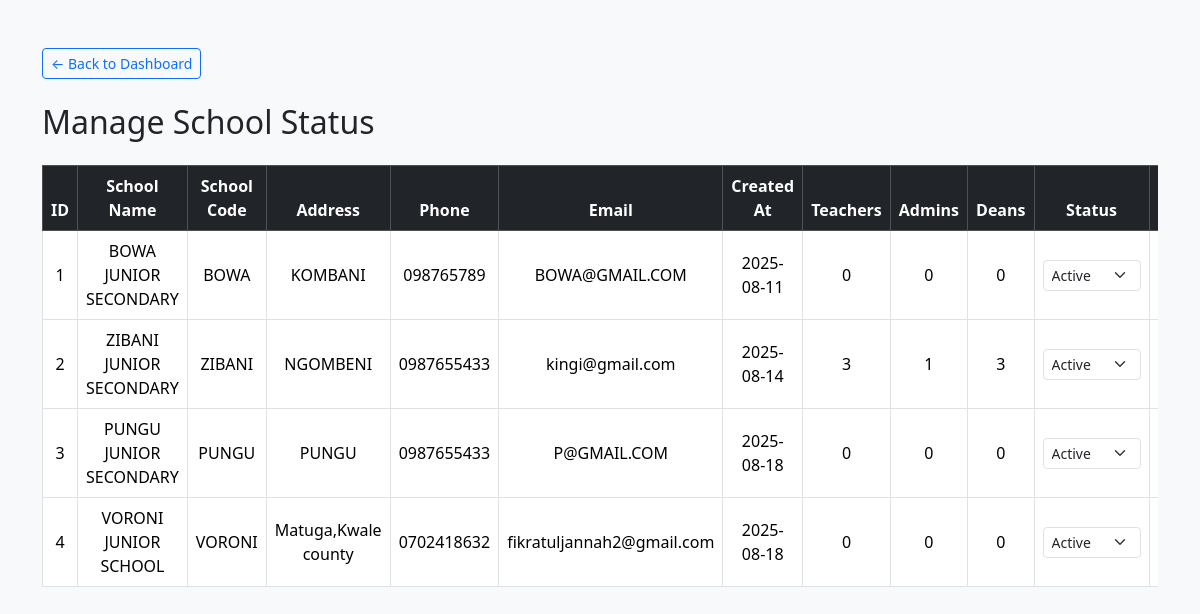
The app's page /manager/manage_schools.php (signed in), older data.
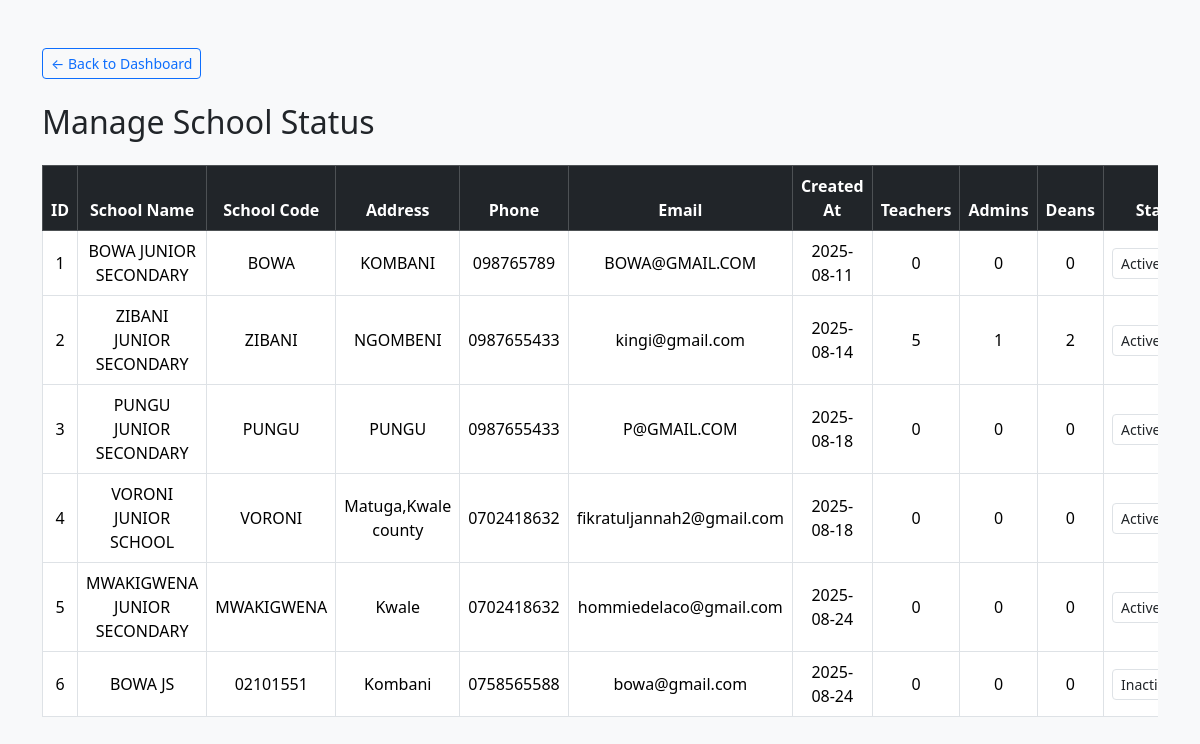
The same page, newer data.
### tables this page shows
CREATE TABLE `school` (
  `id` int(11) NOT NULL,
  `school_name` varchar(100) NOT NULL,
  `school_code` varchar(50) NOT NULL,
  `address` text NOT NULL,
  `phone` varchar(25) NOT NULL,
  `email` varchar(100) NOT NULL,
  `created_at` date NOT NULL DEFAULT current_timestamp(),
  `status` tinyint(1) NOT NULL DEFAULT 1
);

### manager/manage_schools.php (the view, shortened to what this page needs)
<?php
include 'db.php';
$query = "
    SELECT s.id, s.school_name, s.school_code, s.address, s.phone, s.email, s.created_at, s.status,
           SUM(CASE WHEN u.role = 'Teacher' THEN 1 ELSE 0 END) AS teacher_count,
           SUM(CASE WHEN u.role = 'Admin' THEN 1 ELSE 0 END) AS admin_count,
           SUM(CASE WHEN u.role = 'Dean' THEN 1 ELSE 0 END) AS dean_count
    FROM school s
    LEFT JOIN users u ON u.school_id = s.id
    GROUP BY s.id
    ORDER BY s.id ASC
";
$result = $conn->query($query);
$schools = $result->fetch_all(MYSQLI_ASSOC);
?>
<!DOCTYPE html>
<head>
    <link href="https://cdn.jsdelivr.net/npm/bootstrap@5.3.3/dist/css/bootstrap.min.css" rel="stylesheet">
</head>
<body class="bg-light">
<div class="container mt-5">
<a href="dashboard.php" class="btn btn-outline-primary mb-4 btn-sm">
    &larr; Back to Dashboard
</a>
    <h2 class="mb-4">Manage School Status</h2>
    <div class="table-responsive">
        <table class="table table-bordered table-hover align-middle text-center">
            <thead class="table-dark">
                <tr>
                    <th>ID</th>
                    <th>School Name</th>
                    <th>School Code</th>
                    <th>Address</th>
                    <th>Phone</th>
                    <th>Email</th>
                    <th>Created At</th>
                    <th>Teachers</th>
                    <th>Admins</th>
                    <th>Deans</th>
                    <th>Status</th>
                    <th>Update</th>
                </tr>
            </thead>
            <tbody>
            <?php foreach ($schools as $school): ?>
                <tr>
                    <td><?= $school['id'] ?></td>
                    <td><?= htmlspecialchars($school['school_name']) ?></td>
                    <td><?= htmlspecialchars($school['school_code']) ?></td>
                    <td><?= htmlspecialchars($school['address']) ?></td>
                    <td><?= htmlspecialchars($school['phone']) ?></td>
                    <td><?= htmlspecialchars($school['email']) ?></td>
                    <td><?= $school['created_at'] ?></td>
                    <td><?= $school['teacher_count'] ?></td>
                    <td><?= $school['admin_count'] ?></td>
                    <td><?= $school['dean_count'] ?></td>
                    <td>
                        <form method="POST" class="d-flex justify-content-center align-items-center gap-2">
                            <select name="status" class="form-select form-select-sm w-auto">
                                <option value="1" <?= $school['status'] == 1 ? 'selected' : '' ?>>Active</option>
                                <option value="0" <?= $school['status'] == 0 ? 'selected' : '' ?>>Inactive</option>
                            </select>
                    </td>
                    <td>
                    </td>
                </tr>
            <?php endforeach; ?>
            </tbody>
        </table>
    </div>
</div>
</body>
</html>

Row changes from the older to the newer data that the page shows:
computed for school "ZIBANI JUNIOR SECONDARY": teacher_count "3" → "5"; dean_count "3" → "2"
added school: id "5", school_name "MWAKIGWENA JUNIOR SECONDARY", school_code "MWAKIGWENA", address "Kwale", phone "0702418632", email "hommiedelaco@gmail.com", created_at "2025-08-24", teacher_count "0", admin_count "0", dean_count "0", status "Active"
added school: id "6", school_name "BOWA JS", school_code "02101551", address "Kombani", phone "0758565588", email "bowa@gmail.com", created_at "2025-08-24", teacher_count "0", admin_count "0", dean_count "0", status "Inactive"
